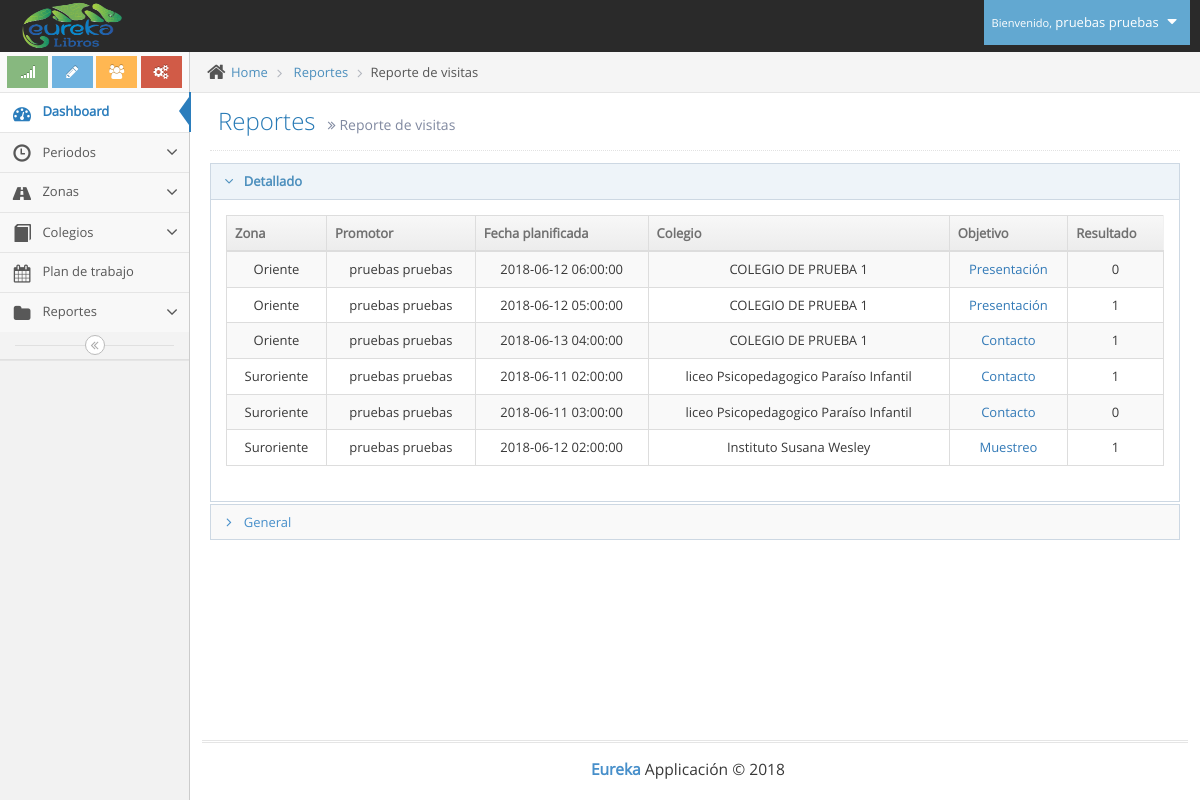
Page /reporte_visitas.php (signed in) on the earlier database version.
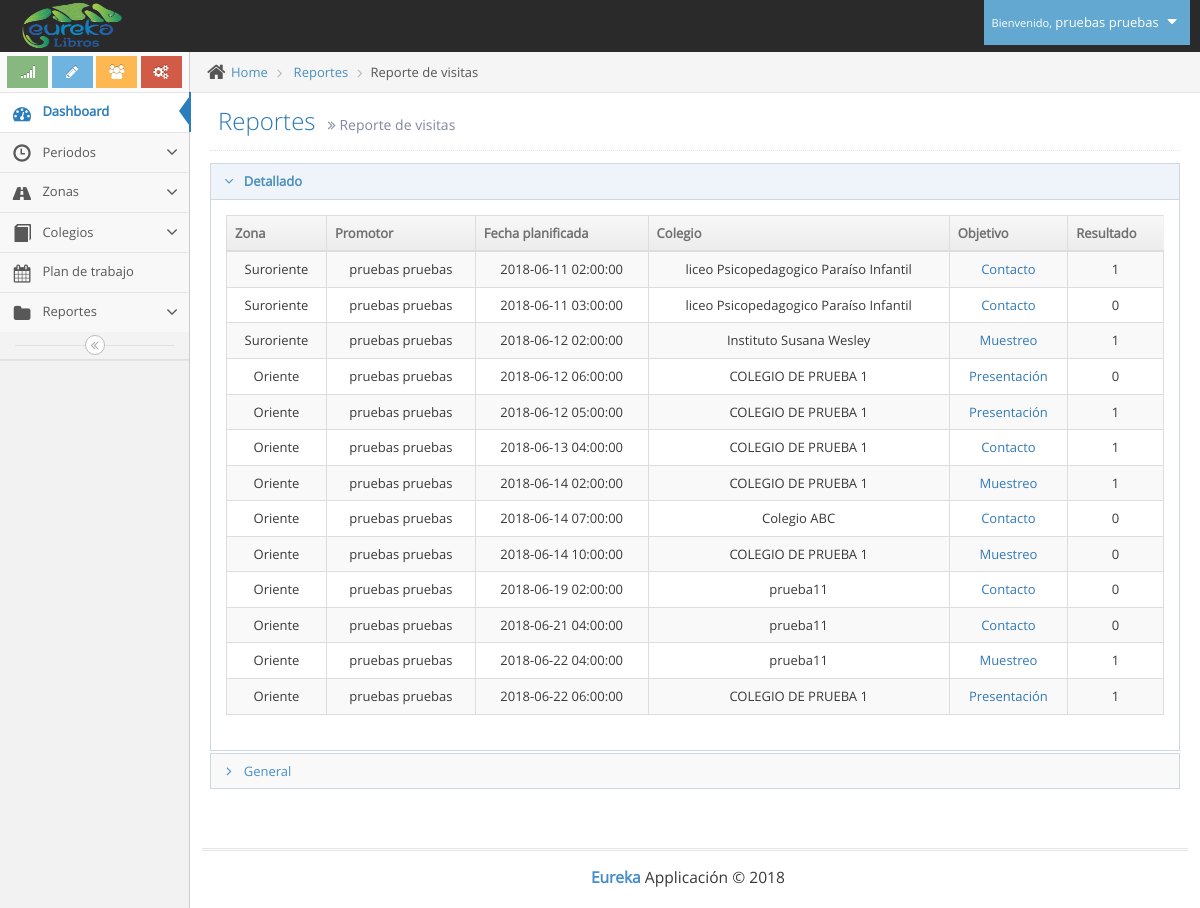
Same page on the later database version.
### tables this page shows
CREATE TABLE IF NOT EXISTS `usuarios` (
`id` int(11) NOT NULL,
  `tipo` int(11) NOT NULL,
  `id_pais` int(11) NOT NULL,
  `cedula` varchar(12) NOT NULL,
  `nombres` varchar(100) NOT NULL,
  `apellidos` varchar(100) NOT NULL,
  `telefono` varchar(12) NOT NULL,
  `direccion` varchar(100) NOT NULL,
  `correo` varchar(100) NOT NULL,
  `clave` varchar(100) NOT NULL,
  `cod_zona` varchar(10) NOT NULL
);

CREATE TABLE IF NOT EXISTS `plan_trabajo` (
`id` int(11) NOT NULL,
  `id_periodo` int(11) NOT NULL,
  `id_promotor` int(11) NOT NULL,
  `id_colegio` int(11) NOT NULL,
  `cod_profesor` varchar(110) NOT NULL,
  `id_objetivo` int(11) NOT NULL,
  `resultado` int(11) NOT NULL,
  `color` varchar(7) NOT NULL,
  `start` datetime NOT NULL,
  `end` datetime NOT NULL
);

CREATE TABLE IF NOT EXISTS `zonas` (
`id` int(11) NOT NULL,
  `codigo` varchar(8) NOT NULL,
  `zona` varchar(100) NOT NULL
);

CREATE TABLE IF NOT EXISTS `colegios` (
`id` int(11) NOT NULL,
  `codigo` varchar(11) NOT NULL,
  `colegio` varchar(100) NOT NULL,
  `direccion` varchar(100) NOT NULL,
  `barrio` varchar(100) NOT NULL,
  `telefono` varchar(20) NOT NULL,
  `web` varchar(100) NOT NULL,
  `cumpleaños` date NOT NULL,
  `cod_zona` varchar(8) NOT NULL,
  `id_usuario` int(11) NOT NULL,
  `fecha_creacion` timestamp NOT NULL DEFAULT CURRENT_TIMESTAMP ON UPDATE CURRENT_TIMESTAMP
);

CREATE TABLE IF NOT EXISTS `objetivos` (
`id` int(11) NOT NULL,
  `objetivo` varchar(100) NOT NULL
);

### reporte_visitas.php (the view, shortened to what this page needs)
<!DOCTYPE html>
<html lang="es">
	<head>
		<link rel="stylesheet" href="assets/css/bootstrap.min.css" />
		<link rel="stylesheet" href="assets/font-awesome/4.5.0/css/font-awesome.min.css" />
		<link rel="stylesheet" href="assets/css/jquery-ui.custom.min.css" />
		<link rel="stylesheet" href="assets/css/chosen.min.css" />
		<link rel="stylesheet" href="assets/css/bootstrap-datepicker3.min.css" />
		<link rel="stylesheet" href="assets/css/bootstrap-timepicker.min.css" />
		<link rel="stylesheet" href="assets/css/daterangepicker.min.css" />
		<link rel="stylesheet" href="assets/css/bootstrap-datetimepicker.min.css" />
		<link rel="stylesheet" href="assets/css/bootstrap-colorpicker.min.css" />
		<link href="assets/js/dataTables/dataTables.bootstrap.css" rel="stylesheet" />
		<link rel="stylesheet" href="assets/css/ace.min.css" class="ace-main-stylesheet" id="main-ace-style" />
		<link rel="stylesheet" href="assets/css/ace-skins.min.css" />
		<link rel="stylesheet" href="assets/css/ace-rtl.min.css" />
	</head>
	<body class="no-skin">
		<?php include("template/nav.php"); ?>
		<div class="main-container ace-save-state" id="main-container">
			<?php include("template/sidebar.php"); ?>
			<div class="main-content">
				<div class="main-content-inner">
					<div class="breadcrumbs ace-save-state" id="breadcrumbs">
						<ul class="breadcrumb">
							<li>
								<i class="ace-icon fa fa-home home-icon"></i>
								<a href="#">Home</a>
							</li>
							<li>
								<a href="#">Reportes</a>
							</li>
							<li class="active">Reporte de visitas</li>
						</ul>
					</div>
					<div class="page-content">
						<div class="page-header">
							<h1>
								Reportes
								<small>
									<i class="ace-icon fa fa-angle-double-right"></i>
									Reporte de visitas
								</small>
							</h1>
						</div>
						<div id="accordion" class="accordion-style1 panel-group">
							<div class="panel panel-default">
								<div class="panel-heading">
									<h4 class="panel-title">
										<a class="accordion-toggle" data-toggle="collapse" data-parent="#accordion" href="#collapseOne">
											<i class="ace-icon fa fa-angle-down bigger-110" data-icon-hide="ace-icon fa fa-angle-down" data-icon-show="ace-icon fa fa-angle-right"></i>
												&nbsp;Detallado
										</a>
									</h4>
								</div>
								<div class="panel-collapse collapse in" id="collapseOne">
									<div class="panel-body">
								<?php
                                include("conexion/bdd.php");
                                $sql_periodo="SELECT id FROM periodos ORDER BY id DESC";
								$req_periodo = $bdd->prepare($sql_periodo);
								$req_periodo->execute();
								$gp_periodo = $req_periodo->fetch();
                                $sql = "SELECT o.objetivo, p.id as planid, p.resultado, c.colegio, p.start, z.zona, u.nombres, u.apellidos FROM plan_trabajo p JOIN colegios c ON p.id_colegio=c.id JOIN objetivos o ON p.id_objetivo=o.id JOIN zonas z ON z.codigo=c.cod_zona JOIN usuarios u ON p.id_promotor=u.id  WHERE p.id_periodo='".$gp_periodo["id"]."'";
								$req = $bdd->prepare($sql);
								$req->execute();
								$planes = $req->fetchAll();
                            ?>
                            <div class="table-responsive">
                                <table class="table table-striped table-bordered table-hover" id="dataTables-example">
                                    <thead>
                                        <tr>
                                            <th>Zona</th>
                                            <th>Promotor</th>
                                            <th>Fecha planificada</th>
                                            <th>Colegio</th>
                                            <th>Objetivo</th>
                                            <th>Resultado</th>
                                        </tr>
                                    </thead>
                                    <tbody>
                                        <?php
                                        	foreach($planes as $plan) {
                                        		$promotor=$plan["nombres"]." ".$plan["apellidos"];
                                                echo'<tr class="odd gradeX">';
                                                echo'<td class="center">'.$plan["zona"].'</td>';
                                                echo'<td class="center">'.$promotor.'</td>';
                                                echo'<td class="center">'.$plan["start"].'</td>';
                                                echo'<td class="center">'.$plan["colegio"].'</td>';
                                                echo'<td class="center"><a href="visitas_detallado.php?planid='.$plan["planid"].'" target="_blank">'.$plan["objetivo"].'<a/></td>';
                                                echo'<td class="center">'.$plan["resultado"].'</td>';
                                            }
                                         ?>
                                        </tr>
                                    </tbody>
                                </table>
                            </div>
									</div>
								</div>
							</div>
							<div class="panel panel-default">
								<div class="panel-heading">
									<h4 class="panel-title">
										<a class="accordion-toggle collapsed" data-toggle="collapse" data-parent="#accordion" href="#collapseTwo">
											<i class="ace-icon fa fa-angle-right bigger-110" data-icon-hide="ace-icon fa fa-angle-down" data-icon-show="ace-icon fa fa-angle-right"></i>
												&nbsp;General
										</a>
									</h4>
								</div>
							</div>
						</div>
					</div>
				</div>
			</div>
			<div class="footer">
				<div class="footer-inner">
					<div class="footer-content">
						<span class="bigger-120">
							<span class="blue bolder">Eureka</span>
							Applicación &copy; 2018
						</span>
					</div>
				</div>
			</div>
		</div>
	</body>
</html>

### template/nav.php (shortened to what this page needs)
<div id="navbar" class="navbar navbar-default          ace-save-state">
			<div class="navbar-container ace-save-state" id="navbar-container">
				<div class="navbar-header pull-left">
					<a href="index.php" class="navbar-brand">
						<small>
							<img src="assets/images/logo_eureka.png" alt="" class="" height="50px" width="100px">
						</small>
					</a>
				</div>
				<div class="navbar-buttons navbar-header pull-right" role="navigation">
					<ul class="nav ace-nav">
						<li class="light-blue dropdown-modal">
							<a data-toggle="dropdown" href="#" class="dropdown-toggle">
								<?php
									require_once('conexion/bdd.php');
									$sql = "SELECT nombres,apellidos FROM usuarios WHERE id='".$_SESSION['id']."'";
									$req = $bdd->prepare($sql);
									$req->execute();
									$usuario = $req->fetch();
									$nombre_completo=$usuario["nombres"]." ".$usuario["apellidos"];
								?>
									<small>Bienvenido,</small>
									<?php echo $nombre_completo; ?>
								<i class="ace-icon fa fa-caret-down"></i>
							</a>
						</li>
					</ul>
				</div>
			</div>
		</div>

### template/sidebar.php (shortened to what this page needs)
<div id="sidebar" class="sidebar                  responsive                    ace-save-state">
				<div class="sidebar-shortcuts" id="sidebar-shortcuts">
					<div class="sidebar-shortcuts-large" id="sidebar-shortcuts-large">
						<button class="btn btn-success">
							<i class="ace-icon fa fa-signal"></i>
						</button>
						<button class="btn btn-info">
							<i class="ace-icon fa fa-pencil"></i>
						</button>
						<button class="btn btn-warning">
							<i class="ace-icon fa fa-users"></i>
						</button>
						<button class="btn btn-danger">
							<i class="ace-icon fa fa-cogs"></i>
						</button>
					</div>
				</div>
				<ul class="nav nav-list">
					<li class="active">
						<a href="index.php">
							<i class="menu-icon fa fa-tachometer"></i>
							<span class="menu-text"> Dashboard </span>
						</a>
					</li>
					<?php if ( ($_SESSION["tipo"] ==1) ) {?>
					<li class="">
						<a href="#" class="dropdown-toggle">
							<i class="menu-icon glyphicon glyphicon-time"></i>
							<span class="menu-text"> Periodos </span>
							<b class="arrow fa fa-angle-down"></b>
						</a>
					</li>
					<?php } ?>
					<?php if ( ($_SESSION["tipo"] ==1) ) {?>
					<li class="">
						<a href="#" class="dropdown-toggle">
							<i class="menu-icon fa fa-road"></i>
							<span class="menu-text"> Zonas </span>
							<b class="arrow fa fa-angle-down"></b>
						</a>
					</li>
					<?php } ?>
					<li class="">
						<a href="#" class="dropdown-toggle">
							<i class="menu-icon glyphicon glyphicon-book"></i>
							<span class="menu-text"> Colegios </span>
							<b class="arrow fa fa-angle-down"></b>
						</a>
					</li>
					<?php if ( $_SESSION["id"] ==3 || $_SESSION["tipo"] ==1  ) {?>
					<li class="">
						<a href="calendar.php">
							<i class="menu-icon fa fa-calendar"></i>
							<span class="menu-text">
								Plan de trabajo
							</span>
						</a>
					</li>
					<?php } ?>
					<li class="">
						<a href="#" class="dropdown-toggle">
							<i class="menu-icon fa fa-folder"></i>
							<span class="menu-text"> Reportes </span>
							<b class="arrow fa fa-angle-down"></b>
						</a>
						</li>
				</ul>
				<div class="sidebar-toggle sidebar-collapse" id="sidebar-collapse">
					<i id="sidebar-toggle-icon" class="ace-icon fa fa-angle-double-left ace-save-state" data-icon1="ace-icon fa fa-angle-double-left" data-icon2="ace-icon fa fa-angle-double-right"></i>
				</div>
			</div>

Differences in the rows shown:
shown differently, row unchanged: plan_trabajo (number 1 of 13 on the later page): moves up the list
shown differently, row unchanged: plan_trabajo (number 2 of 13 on the later page): moves up the list
shown differently, row unchanged: plan_trabajo "Instituto Susana Wesley": moves up the list
added plan_trabajo: zonas.zona "Oriente", usuarios.nombres+apellidos "pruebas pruebas", start "2018-06-14 02:00:00", id_colegio.colegio "COLEGIO DE PRUEBA 1", id_objetivo.objetivo "Muestreo", resultado "1"
added plan_trabajo: zonas.zona "Oriente", usuarios.nombres+apellidos "pruebas pruebas", start "2018-06-14 07:00:00", id_colegio.colegio "Colegio ABC", id_objetivo.objetivo "Contacto", resultado "0"
added plan_trabajo: zonas.zona "Oriente", usuarios.nombres+apellidos "pruebas pruebas", start "2018-06-14 10:00:00", id_colegio.colegio "COLEGIO DE PRUEBA 1", id_objetivo.objetivo "Muestreo", resultado "0"
added plan_trabajo: zonas.zona "Oriente", usuarios.nombres+apellidos "pruebas pruebas", start "2018-06-19 02:00:00", id_colegio.colegio "prueba11", id_objetivo.objetivo "Contacto", resultado "0"
added plan_trabajo: zonas.zona "Oriente", usuarios.nombres+apellidos "pruebas pruebas", start "2018-06-21 04:00:00", id_colegio.colegio "prueba11", id_objetivo.objetivo "Contacto", resultado "0"
added plan_trabajo: zonas.zona "Oriente", usuarios.nombres+apellidos "pruebas pruebas", start "2018-06-22 04:00:00", id_colegio.colegio "prueba11", id_objetivo.objetivo "Muestreo", resultado "1"
added plan_trabajo: zonas.zona "Oriente", usuarios.nombres+apellidos "pruebas pruebas", start "2018-06-22 06:00:00", id_colegio.colegio "COLEGIO DE PRUEBA 1", id_objetivo.objetivo "Presentación", resultado "1"
